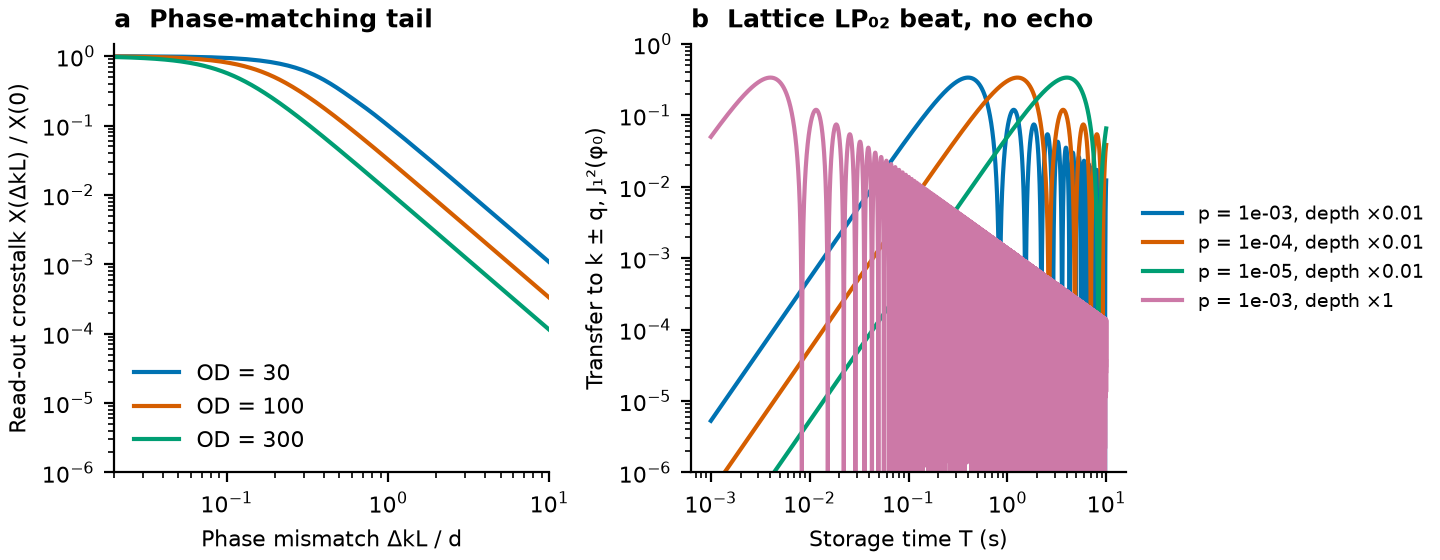

Write the Python code that produced this figure.
#!/usr/bin/env python3
"""Crosstalk between spin-wave modes in a lattice column: numbers for memory_theory.md, Section 7.

Light: about a minute. Writes crosstalk_output.txt and crosstalk.png next to this file.
Model (memory_theory.md): collective operators b_k = sum_j u_k*(z_j) sigma_gs^j, a storage map
b_k(T) = sum_k' M_kk' b_k'(0) + F_k and a read map; crosstalk is the off-diagonal weight.
"""
import os

import numpy as np
from scipy.special import jv, jn_zeros

import memory_budget as mb

HERE = os.path.dirname(os.path.abspath(__file__))
OUT = open(os.path.join(HERE, 'crosstalk_output.txt'), 'w')
RNG = np.random.default_rng(1)


def say(*args):
    line = ' '.join(str(a) for a in args)
    print(line)
    OUT.write(line + '\n')


SITE = mb.LAM_L / 2


# ---------------------------------------------------------------- A. commutator (Gram) floor
def gram_floor():
    say('== A. Overlap of plane-wave spin waves on a randomly filled lattice')
    say('O_kk\' = [b_k, b_k\'^dag] = (1/N) sum_j exp(i (k\' - k) z_j); orthogonal grid Delta k = 2 pi m / L')
    say('prediction for m != 0: E|O|^2 = (1 - f) / N')
    say('%8s %6s %8s %12s %12s' % ('sites', 'f', 'N', '<|O|^2>', '(1-f)/N'))
    for ns, f in ((2000, 1.0), (2000, 0.5), (2000, 0.1), (20000, 0.5)):
        z = np.arange(ns) * SITE
        L = ns * SITE
        vals = []
        for _ in range(400):
            c = RNG.random(ns) < f
            N = c.sum()
            for m in (1, 3, 17):
                vals.append(abs(np.sum(np.exp(1j * 2 * np.pi * m / L * z[c])))**2 / N**2)
        N = f * ns
        say('%8d %6.1f %8.0f %12.2e %12.2e' % (ns, f, N, np.mean(vals), (1 - f) / N))
    say('Aliasing: k and k + 2 pi / d (d = %.0f nm site spacing, 2 pi/d = %.3e 1/m) are the same spin wave.' % (
        SITE * 1e9, 2 * np.pi / SITE))
    k795 = 2 * np.pi / mb.LAM_S
    for name, k in (('forward write, co-propagating', 2 * np.pi * mb.HFS / mb.C),
                    ('backward write, counter-propagating', 2 * k795)):
        r = (k * SITE / (2 * np.pi)) % 1
        say('  %-36s k = %.3e 1/m, k d / 2 pi mod 1 = %.3f' % (name, k, r))


# ---------------------------------------------------------------- B. independent-atom phases
def independent_dephasing():
    say('\n== B. Independent random phases phi_j: transfer into another orthogonal mode')
    say('prediction E|M_kk\'|^2 = |chi|^2 |O_kk\'|^2 + (1 - |chi|^2) / N, chi = <exp(-i phi)>')
    say('motional example: phi_j = 2 pi eps n_j T, n_j thermal-like with P0 per atom')
    ns = 4000
    z = np.arange(ns) * SITE
    L = ns * SITE
    u0 = np.exp(1j * 0 * z) / np.sqrt(ns)
    u1 = np.exp(1j * 2 * np.pi / L * z) / np.sqrt(ns)
    for P0, x in ((0.95, 0.5), (0.95, 3.0), (0.8, 3.0)):
        q = 1 - P0
        vals, diag = [], []
        for _ in range(300):
            n = RNG.geometric(1 - q, ns) - 1          # P(n) = (1-q) q^n
            ph = np.exp(-1j * x * n)                   # x = 2 pi eps T
            vals.append(abs(np.sum(np.conj(u1) * u0 * ph))**2)
            diag.append(abs(np.sum(np.conj(u0) * u0 * ph))**2)
        chi = np.mean(np.exp(-1j * x * (RNG.geometric(1 - q, 200000) - 1)))
        say('P0=%.2f  2 pi eps T=%.1f  |M_kk|^2=%.4f (|chi|^2=%.4f)  N|M_kk\'|^2=%.3f (pred %.3f)' % (
            P0, x, np.mean(diag), abs(chi)**2, ns * np.mean(vals), 1 - abs(chi)**2))


# ---------------------------------------------------------------- C. correlated phases
def correlated_phases():
    say('\n== C. Phase smooth along z: coherent transfer between spin waves')
    say('Periodic phase phi(z) = phi0 cos(q z): amplitude into k + m q is J_m(phi0) (Jacobi-Anger).')
    say('Source: LP02 admixture p in the 1064 nm lattice, phi0 = 2 pi delta_nu T, delta_nu = 2 sqrt(p g) ddiff u')
    g = (jv(1, mb.U01) / jv(1, mb.U02))**2
    ddiff, _ = mb.lattice_shift_scatter(mb.trap(1)['U'])
    say('%8s %6s %12s %16s %16s' % ('p', 'u', 'dnu (Hz)', 'T for J1^2=1e-3', 'T for J1^2=1e-2'))
    rows = []
    for p in (1e-3, 1e-4, 1e-5):
        for u in (1.0, 0.01):
            dnu = 2 * np.sqrt(p * g) * ddiff * u
            t3 = 2 * np.arcsin(np.sqrt(1e-3)) / (2 * np.pi * dnu)   # J1(x) ~ x/2
            t2 = 2 * np.sqrt(1e-2) / (2 * np.pi * dnu)
            say('%8.0e %6.2f %12.3f %16.3e %16.3e' % (p, u, dnu, t3, t2))
            rows.append((p, u, dnu))
    say('Linear phase gradient beta z shifts every k by beta: crosstalk to the channel at k + Delta k')
    say('peaks when beta T = Delta k (a gradient echo memory uses exactly this, reversibly).')
    return rows


# ---------------------------------------------------------------- D. read-out phase matching
def readout_crosstalk():
    say('\n== D. Read-out of a spin wave with a phase mismatch phi = Delta k L (forward retrieval kernel)')
    say('X(phi) = sigma_phi^dag K sigma_phi, sigma = optimal retrieval spin wave of the channel')
    phis = np.concatenate([np.linspace(0, 60, 301), np.linspace(61, 1500, 1440)])
    curves = {}
    for d in (15, 50, 150):
        z, w, K = mb.kernel(d)
        vals, vecs = np.linalg.eigh(K)
        v = vecs[:, -1]
        X = []
        for phi in phis:
            s = v * np.exp(1j * phi * z)
            X.append((s.conj() @ K @ s).real)
        X = np.array(X)
        curves[d] = X
        first = lambda lev: ('%.0f' % phis[np.argmax(X / X[0] < lev)]) if np.any(X / X[0] < lev) else '>1500'
        say('d=%-4d X(0)=%.4f; X/X0 at phi = 2 pi, 10 pi, d, 2d, 4d: %s; phi for X/X0 < 1e-2: %s, < 1e-3: %s' % (
            d, X[0], ' '.join('%.1e' % (np.interp(p, phis, X) / X[0])
                              for p in (2 * np.pi, 10 * np.pi, d, 2 * d, 4 * d)), first(1e-2), first(1e-3)))
    say('so channels must differ by Delta k L >> d (EIT momentum window ~ d / L, Gorshkov 2007), not just 2 pi')
    return phis, curves


def mode_pair_channels(a=15e-6, L=0.01, M=4):
    say('\n== E. Mode-pair channels (signal LP0m, control LP0m\'): wavevector of the spin wave')
    say('kappa_mm\' = beta_m - beta_m\' = (u_m\'^2 - u_m^2) / (2 k a^2); a = %.1f um, L = %.0f mm' % (a * 1e6, L * 1e3))
    k = 2 * np.pi / mb.LAM_S
    u = jn_zeros(0, M)
    beta = k - u**2 / (2 * k * a**2)
    chans = [(m, mp) for m in range(M) for mp in range(M) if m != mp]
    chans.append((0, 0))      # all m = m' pairs give kappa = 0: one channel
    kap = {c: beta[c[0]] - beta[c[1]] for c in chans}
    say('%-10s %12s' % ('(m, m\')', 'kappa L (rad)'))
    for c in chans:
        say('LP0%d/LP0%d %12.1f' % (c[0] + 1, c[1] + 1, kap[c] * L))
    # Reading with control m' converts a spin wave kappa into a field at beta_m' + kappa.
    # (i) channels (x, m') with the same control are phase matched into their own mode x: read together;
    # (ii) other channels: mismatch to the nearest guided mode decides the crosstalk.
    say('Control LP0m\' reads every channel (x, m\') at once, each into its own signal mode LP0x:')
    say('  random access is per control mode (groups of M channels), unless the outputs are sorted by mode.')
    worst = []
    for mp in range(M):
        for c2 in chans:
            if c2[1] == mp or c2 == (0, 0):
                continue
            mism = min((abs(beta[mp] + kap[c2] - beta[m2]) * L, m2) for m2 in range(M))
            worst.append((mism[0], mp, c2, mism[1]))
    worst.sort()
    say('other groups, smallest mismatch: ' + '; '.join(
        '%.0f rad (control LP0%d, channel LP0%d/LP0%d -> LP0%d)' % (w[0], w[1] + 1, w[2][0] + 1, w[2][1] + 1, w[3] + 1)
        for w in worst[:4]))
    say('The kappa = 0 spin wave (any m = m\') is read by every control: keep it empty.')
    return worst


def make_figure(phis, curves, rows):
    import matplotlib
    matplotlib.use('Agg')
    import matplotlib.pyplot as plt
    plt.rcParams.update({'font.size': 8, 'axes.spines.top': False, 'axes.spines.right': False})
    oi = ['#0072B2', '#D55E00', '#009E73', '#CC79A7']
    fig, ax = plt.subplots(1, 2, figsize=(7.2, 2.8), constrained_layout=True)
    for i, (d, X) in enumerate(curves.items()):
        ax[0].loglog(np.maximum(phis, 1e-9) / d, np.maximum(X / X[0], 1e-7), color=oi[i], lw=1.5, label='OD = %d' % (2 * d))
    ax[0].set_xlabel('Phase mismatch ΔkL / d')
    ax[0].set_xlim(0.02, 10)
    ax[0].set_ylabel('Read-out crosstalk X(ΔkL) / X(0)')
    ax[0].set_ylim(1e-6, 1.5)
    ax[0].legend(frameon=False, loc='lower left')
    ax[0].set_title('a  Phase-matching tail', loc='left', fontweight='bold', fontsize=9)
    T = np.geomspace(1e-3, 10, 20000)
    for i, (p, u, dnu) in enumerate([r for r in rows if r[1] == 0.01] + [r for r in rows if r[1] == 1.0][:1]):
        ax[1].loglog(T, jv(1, 2 * np.pi * dnu * T)**2, color=oi[i], lw=1.5,
                     label='p = %.0e, depth ×%g' % (p, u))
    ax[1].set_ylim(1e-6, 1)
    ax[1].set_xlabel('Storage time T (s)')
    ax[1].set_ylabel('Transfer to k ± q, J₁²(φ₀)')
    ax[1].legend(frameon=False, loc='center left', bbox_to_anchor=(1.0, 0.5), fontsize=7)
    ax[1].set_title('b  Lattice LP₀₂ beat, no echo', loc='left', fontweight='bold', fontsize=9)
    fig.savefig(os.path.join(HERE, 'crosstalk.png'), dpi=200)


if __name__ == '__main__':
    gram_floor()
    independent_dephasing()
    rows = correlated_phases()
    phis, curves = readout_crosstalk()
    mode_pair_channels()
    make_figure(phis, curves, rows)
    OUT.close()
